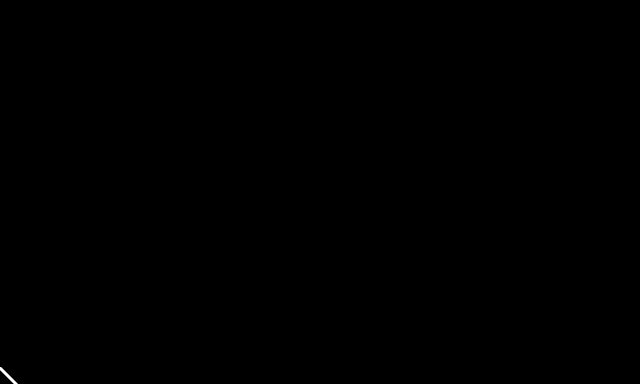
Frame 1 (no input)
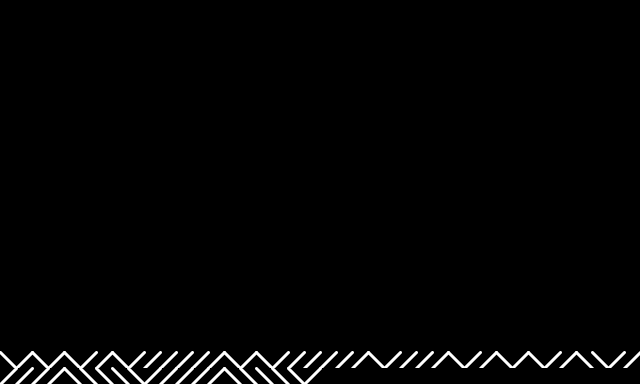
Frame 60 (the mouse pressed at the canvas centre just before this capture)
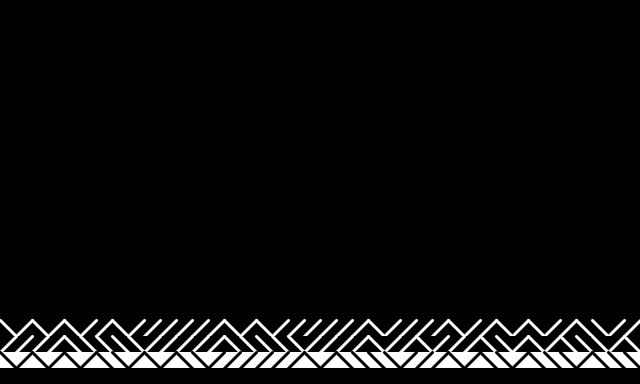
Frame 120 (the mouse held since frame 60 and released just before this capture)

The Processing sketch that drew these frames (run headless with seeded random() and noise(); from frame 60 on, the mouse is pressed at the canvas centre):

// Processing sketch: bozza_var_10print
// ── bozza_var_10print.pde
int w = 16;
int h = 16;
int index = 0;
boolean pari= true;

void setup() {
  size(640, 384);
  strokeWeight(3);
  smooth();
  stroke (#ffffff);
  background (0);
}

void draw() {
  int x1 = w * index;
  int x2 = x1 + w;
  int y1 = h * 23;
  int y2 = h * 24;

  if (random(2) < 1) {
    line(x2, y1, x1, y2);
  } else {
    line(x1, y1, x2, y2);
  }


  index++;
  if (index == width/w) {
    PImage p = get(0, h, width, h*23);
    if (pari) {
      stroke(255, 255, 255);
      background (0);
      pari= false;
    } else { 
      stroke(0);
      background (255, 255, 255);
      pari= true;
    }

    set(0, 0, p);
    index = 0;
  }
}
